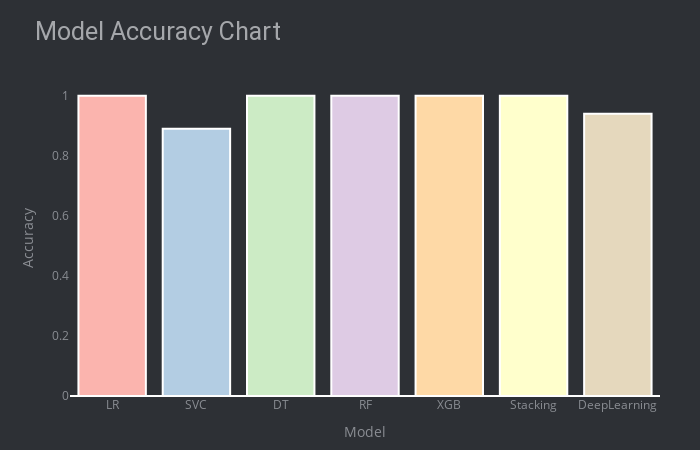

Notebook code cell kept with this figure:
### Code cell
model_name = ['LR', 'SVC', 'DT', 'RF', 'XGB', 'Stacking', 'DeepLearning']
model_acc1 = [ lr_accuracy, svc_accuracy, dt_accuracy, rf_accuracy, xgb_accuracy, stackuracy, dlacc]
model_acc = [np.round(i, decimals=2) for i in model_acc1]

graph = go.Bar(
    x=model_name,
    y=model_acc,
    opacity=1,
    showlegend=False,
    marker=dict(color=px.colors.qualitative.Pastel1)

)

layout = go.Layout(
    height=450, width=700,
    title = 'Model Accuracy Chart',
    xaxis = dict(title = 'Model', showgrid=False,tickangle=0),
    yaxis = dict(title = 'Accuracy', showgrid=False),
    plot_bgcolor='#2d3035', paper_bgcolor='#2d3035',
    title_font=dict(size=25, color='#a5a7ab', family='roboto'),
    margin=dict(t=80, b=30, l=70, r=40),
    font=dict(color='#8a8d93'))
fig = go.Figure(data=[graph], layout = layout)
fig.update_traces(textfont=dict(color='#fff'), marker=dict(line=dict(color='#ffffff', width=2)))
iplot(fig)

### Figure 1 — Plotly figure (JSON) as saved in the notebook; plotly's stock layout.template omitted (floating-point values rounded to 4 significant figures)
{"data": [{"marker": {"color": ["rgb(251,180,174)", "rgb(179,205,227)", "rgb(204,235,197)", "rgb(222,203,228)", "rgb(254,217,166)", "rgb(255,255,204)", "rgb(229,216,189)", "rgb(253,218,236)", "rgb(242,242,242)"], "line": {"color": "#ffffff", "width": 2}}, "opacity": 1, "showlegend": false, "textfont": {"color": "#fff"}, "type": "bar", "x": ["LR", "SVC", "DT", "RF", "XGB", "Stacking", "DeepLearning"], "y": [1, 0.89, 1, 1, 1, 1, 0.94]}], "layout": {"font": {"color": "#8a8d93"}, "height": 450, "margin": {"b": 30, "l": 70, "r": 40, "t": 80}, "paper_bgcolor": "#2d3035", "plot_bgcolor": "#2d3035", "title": {"font": {"color": "#a5a7ab", "family": "roboto", "size": 25}, "text": "Model Accuracy Chart"}, "width": 700, "xaxis": {"showgrid": false, "tickangle": 0, "title": {"text": "Model"}}, "yaxis": {"showgrid": false, "title": {"text": "Accuracy"}}}}
